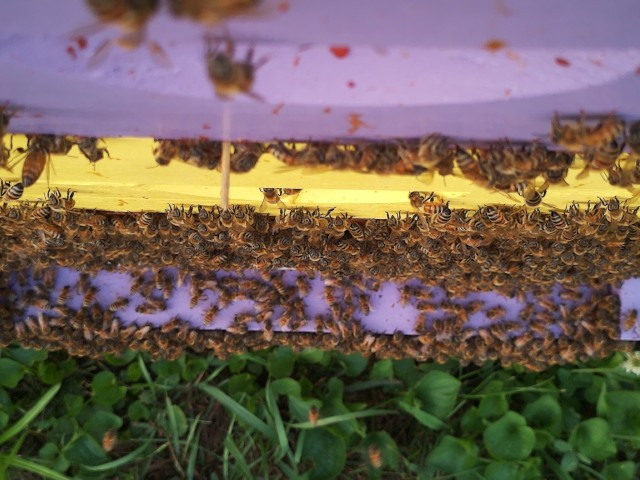
#> input picture experiment/bee-photos/bees-1721779796.jpg, 640 x 480 px; its folder holds only this picture in this run
$ python script.py
#> lines starting #> are read from the running program, lines starting #| are printed output that depends on the picture; after the words box and inside, x2 and y2 are one past the last pixel; in counts of white or black regions, pixels touching at a corner belong together
from pathlib import Path

import cv2


def calculate_bee_density(image_path):
    image = cv2.imread(image_path, cv2.IMREAD_GRAYSCALE)
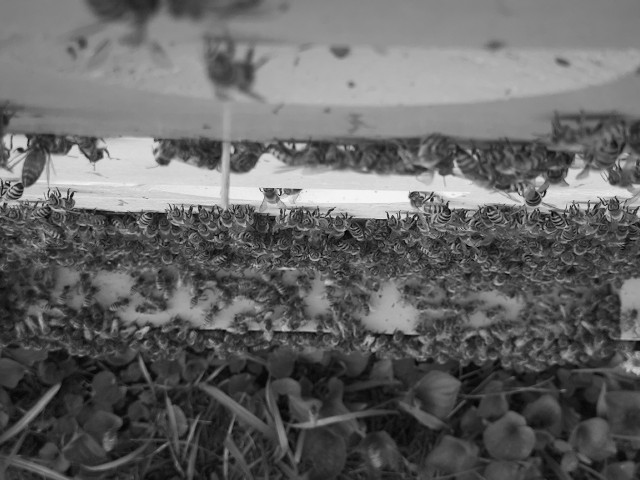
#> image: shape (480, 640); min 0, max 248, mean 101.2
    _, thresh = cv2.threshold(image, 127, 255, cv2.THRESH_BINARY_INV)
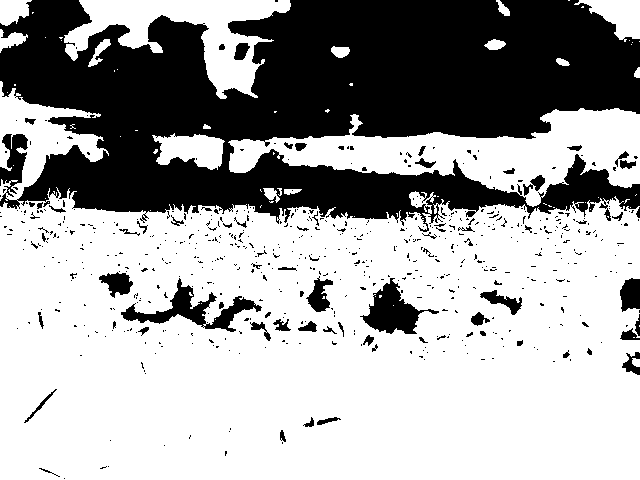
#> thresh: shape (480, 640); 64.9% white; 614 black regions (545 under 20 px)
    contours, _ = cv2.findContours(thresh, cv2.RETR_EXTERNAL, cv2.CHAIN_APPROX_SIMPLE)
#> contours = 60 contours, 44 with area under 20; largest, box (x1, y1, x2, y2) and area: (0, 81, 640, 480) 175794, (228, 108, 640, 207) 17678, (64, 0, 291, 99) 8468, (152, 133, 225, 170) 1660, (574, 0, 640, 42) 1346
    bee_density = len(contours)
#> bee_density = 60
    return bee_density


def main():
    for image_path in Path("bee-photos").glob("*.jpg"):
        bee_density = calculate_bee_density(image_path)
#> bee_density = 60
        print(f"{image_path.name}: {bee_density}")
#| bees-1721779796.jpg: 60


if __name__ == "__main__":
    main()

$ run again, on experiment/bee-photos/bees-1721823278.jpg
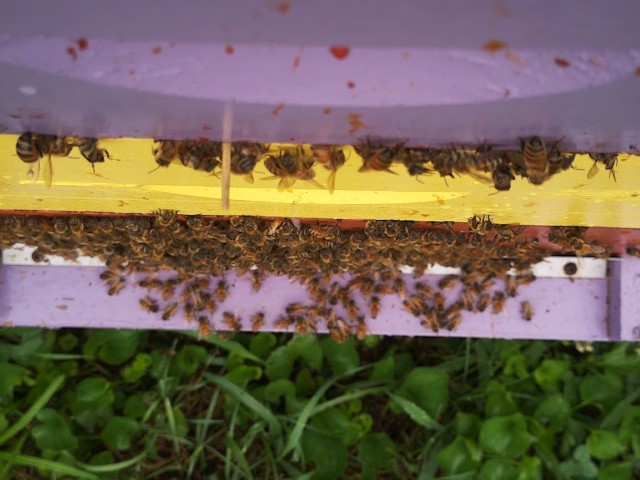
#> input picture experiment/bee-photos/bees-1721823278.jpg, 640 x 480 px
#> in calculate_bee_density, `image = cv2.imread(image_path, cv2.IMREAD_GRAYSCALE)`:
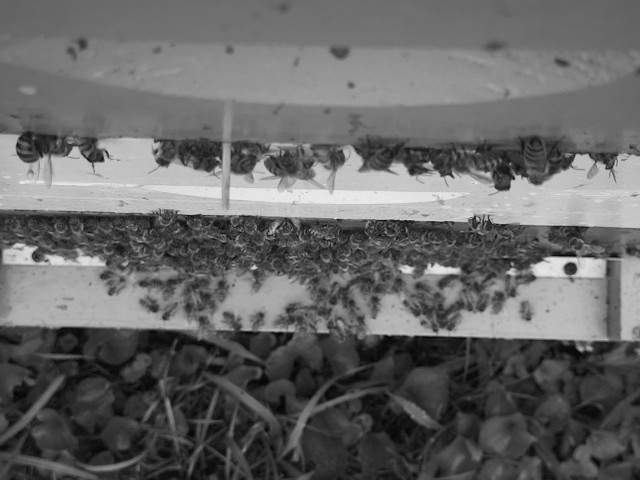
#> image: shape (480, 640); min 0, max 240, mean 102.4
#> in calculate_bee_density, `_, thresh = cv2.threshold(image, 127, 255, cv2.THRESH_BINARY_INV)`:
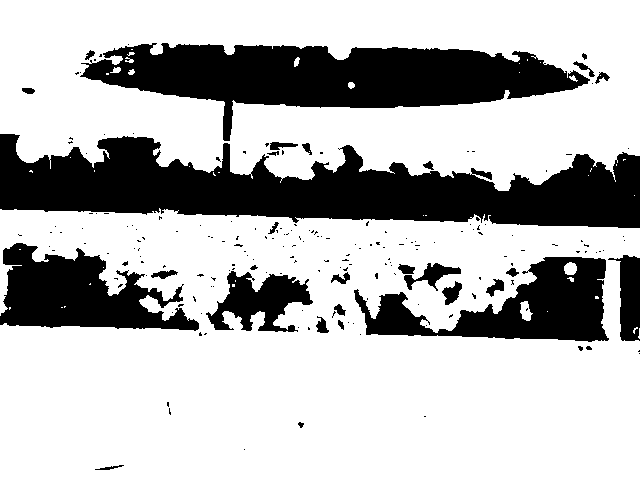
#> thresh: shape (480, 640); 71.7% white; 195 black regions (166 under 20 px)
#> contours = 23 contours, 21 with area under 20; largest, box (x1, y1, x2, y2) and area: (0, 208, 640, 480) 154592, (0, 0, 640, 191) 104171
#> in calculate_bee_density, `bee_density = len(contours)`: bee_density = 23
#| bees-1721823278.jpg: 23

$ run again, on experiment/bee-photos/test-1407.jpg
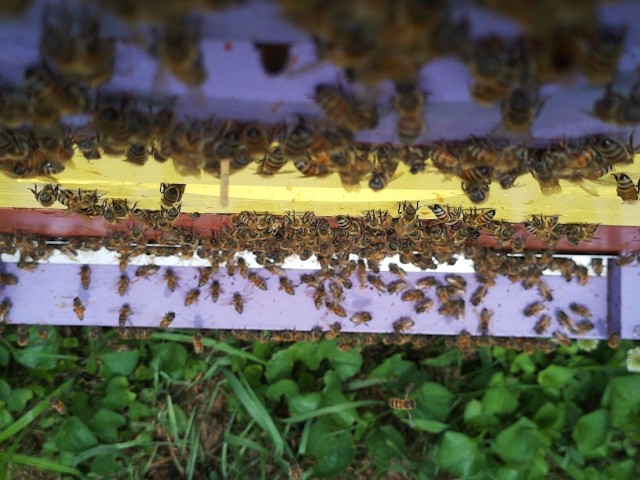
#> input picture experiment/bee-photos/test-1407.jpg, 640 x 480 px
#> in calculate_bee_density, `image = cv2.imread(image_path, cv2.IMREAD_GRAYSCALE)`:
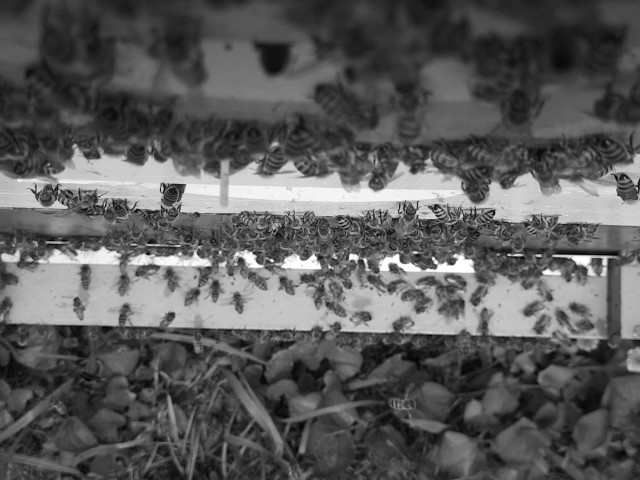
#> image: shape (480, 640); min 0, max 255, mean 90.7
#> in calculate_bee_density, `_, thresh = cv2.threshold(image, 127, 255, cv2.THRESH_BINARY_INV)`:
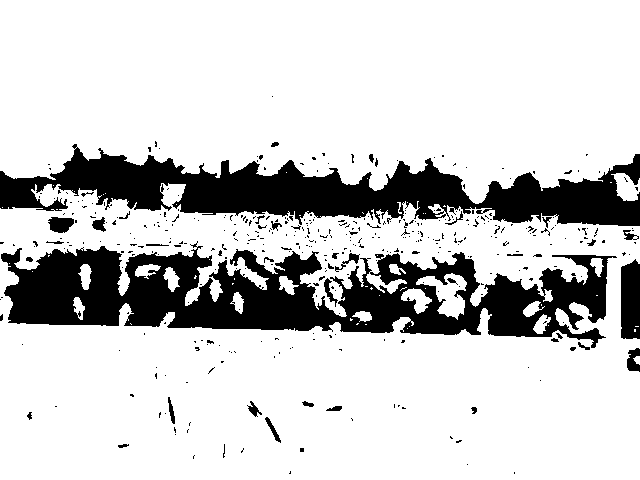
#> thresh: shape (480, 640); 80% white; 409 black regions (370 under 20 px)
#> contours = 23 contours, 19 with area under 20; largest, box (x1, y1, x2, y2) and area: (0, 183, 640, 480) 168836, (0, 0, 640, 204) 109690, (611, 173, 640, 201) 468, (633, 356, 640, 365) 30
#> in calculate_bee_density, `bee_density = len(contours)`: bee_density = 23
#| test-1407.jpg: 23

$ run again, on experiment/bee-photos/test.jpg
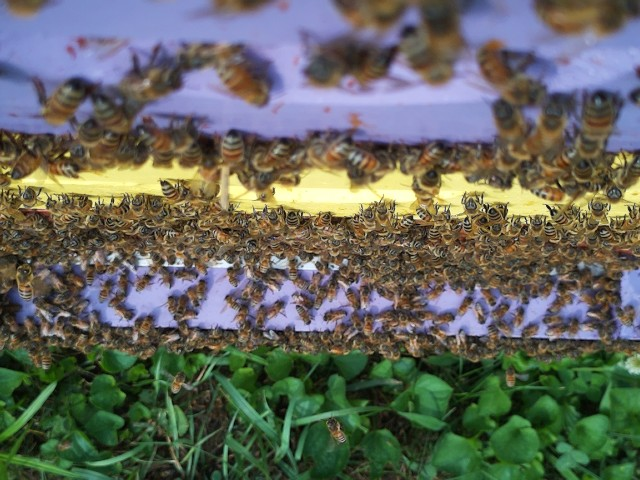
#> input picture experiment/bee-photos/test.jpg, 640 x 480 px
#> in calculate_bee_density, `image = cv2.imread(image_path, cv2.IMREAD_GRAYSCALE)`:
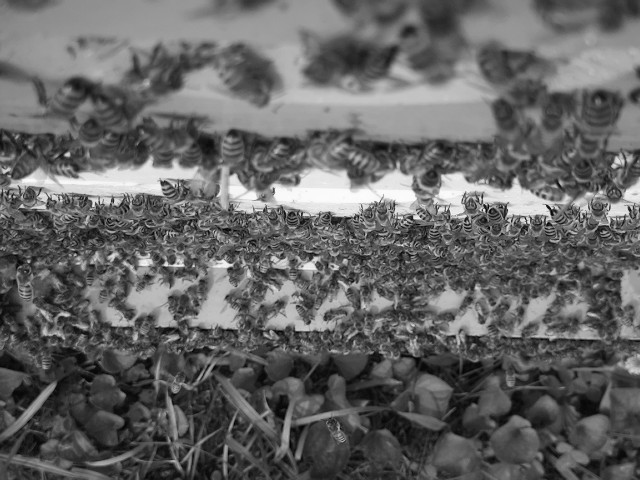
#> image: shape (480, 640); min 0, max 255, mean 100.8
#> in calculate_bee_density, `_, thresh = cv2.threshold(image, 127, 255, cv2.THRESH_BINARY_INV)`:
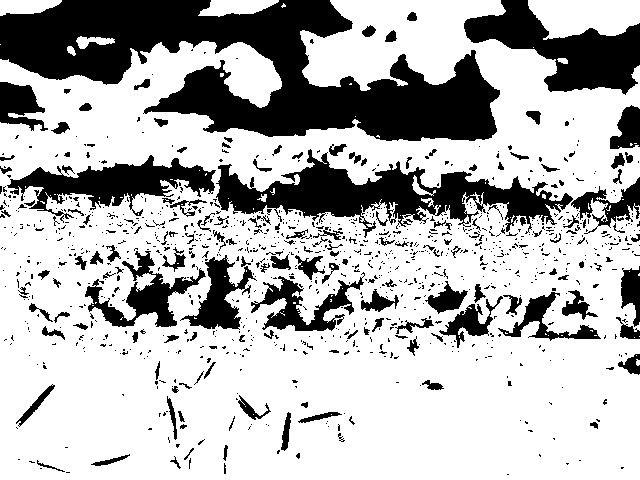
#> thresh: shape (480, 640); 71.2% white; 1055 black regions (896 under 20 px)
#> contours = 28 contours, 21 with area under 20; largest, box (x1, y1, x2, y2) and area: (0, 0, 640, 480) 251326, (528, 0, 640, 40) 3314, (198, 0, 279, 17) 831, (0, 0, 62, 16) 662, (76, 36, 115, 49) 228, (67, 46, 76, 56) 45, (557, 58, 568, 64) 37
#> in calculate_bee_density, `bee_density = len(contours)`: bee_density = 28
#| test.jpg: 28

$ run again, on experiment/bee-photos/bees-1721781121.jpg
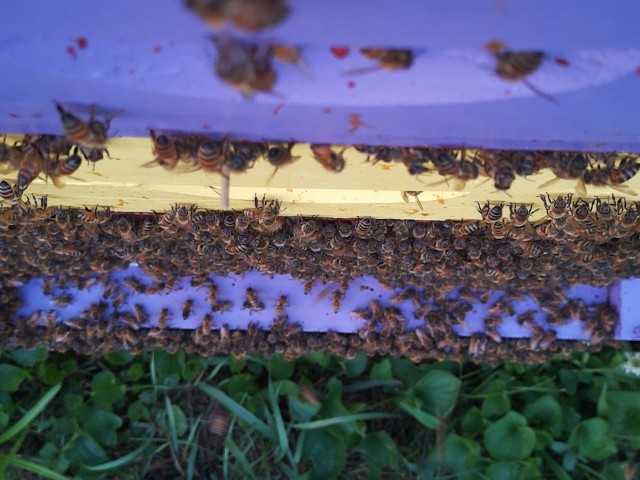
#> input picture experiment/bee-photos/bees-1721781121.jpg, 640 x 480 px
#> in calculate_bee_density, `image = cv2.imread(image_path, cv2.IMREAD_GRAYSCALE)`:
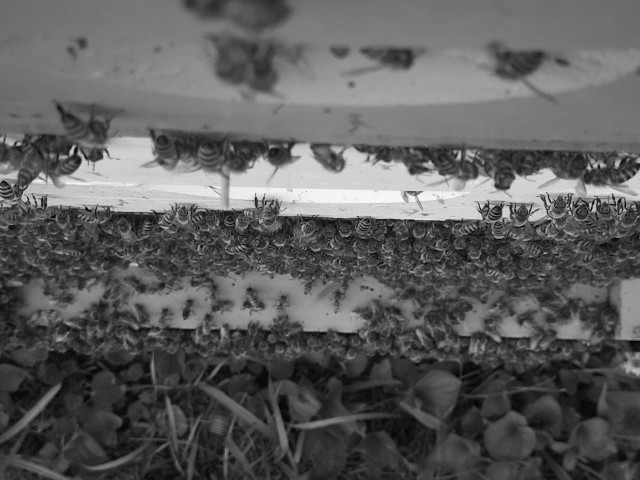
#> image: shape (480, 640); min 0, max 253, mean 93
#> in calculate_bee_density, `_, thresh = cv2.threshold(image, 127, 255, cv2.THRESH_BINARY_INV)`:
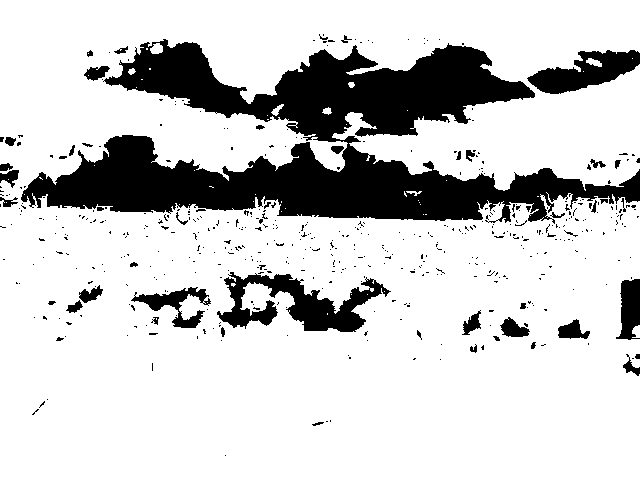
#> thresh: shape (480, 640); 80% white; 504 black regions (455 under 20 px)
#> contours = 41 contours, 32 with area under 20; largest, box (x1, y1, x2, y2) and area: (0, 0, 640, 480) 252132, (150, 43, 163, 54) 90, (586, 58, 602, 67) 66, (632, 325, 640, 338) 60, (271, 104, 284, 116) 50
#> in calculate_bee_density, `bee_density = len(contours)`: bee_density = 41
#| bees-1721781121.jpg: 41
